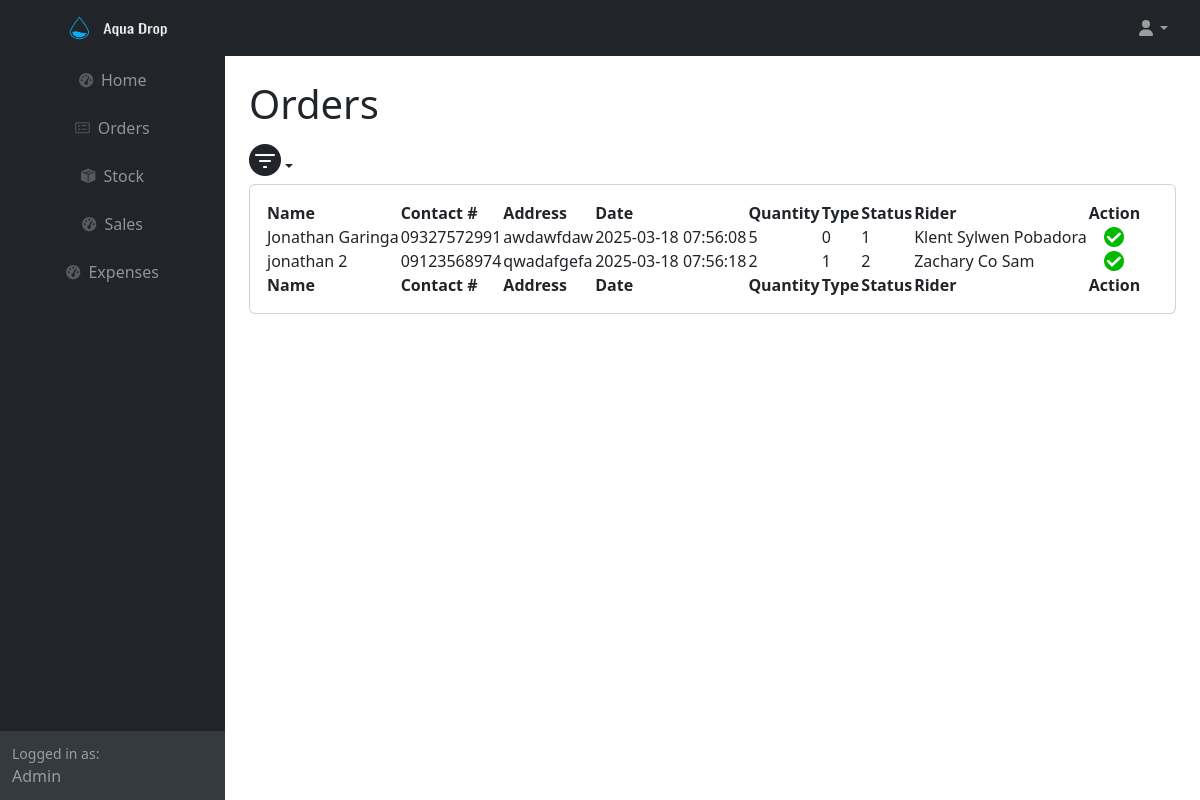
Before: /completed.php (signed in) with the older database file.
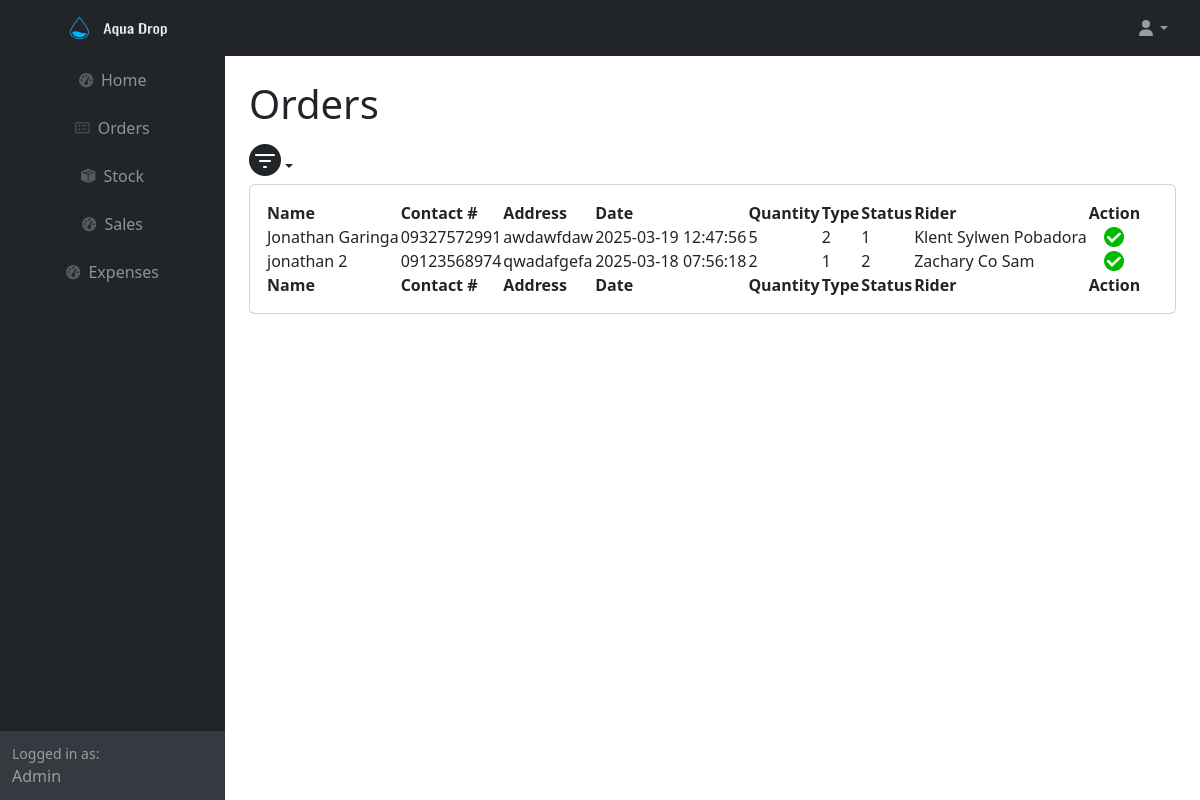
After: the same page with the newer database file.
### tables this page shows
CREATE TABLE IF NOT EXISTS `orders` (
  `order_id` int(11) NOT NULL AUTO_INCREMENT,
  `name` varchar(255) NOT NULL,
  `contact_number` varchar(11) NOT NULL,
  `address` varchar(255) NOT NULL,
  `date` timestamp NOT NULL DEFAULT current_timestamp() ON UPDATE current_timestamp(),
  `quantity` int(11) NOT NULL,
  `payment` decimal(10,2) NOT NULL,
  `type_id` int(11) NOT NULL,
  `status_id` int(11) NOT NULL,
  `rider` varchar(255) NOT NULL,
  PRIMARY KEY (`order_id`)
);

### completed.php (the view, shortened to what the changed rows need)
<?php
	require ('db.php');
	$sql = "SELECT * FROM orders";
    $stmt = $conn->prepare($sql);
    $stmt->execute();
    $data = $stmt->fetchAll(PDO::FETCH_ASSOC);
?>
<html lang="en">
    <head>
        <link rel="stylesheet" href="https://cdn.jsdelivr.net/npm/bootstrap-icons/font/bootstrap-icons.css">
        <link href="https://cdn.jsdelivr.net/npm/simple-datatables@7.1.2/dist/style.min.css" rel="stylesheet" />
        <link href="css/styles.css" rel="stylesheet" />
    </head>
    <body class="sb-nav-fixed">
        <div id="layoutSidenav">
            <div id="layoutSidenav_content">
                <main>
                    <div class="container-fluid px-4">
                        <h1 class="mt-4">Orders</h1>
                        <div class="card mb-4">
                            <div class="card-body">
                                <table id="datatablesSimple">
                                    <thead>
                                        <tr>
                                            <th>Name</th>
                                            <th>Contact #</th>
                                            <th>Address</th>
                                            <th>Date</th>
                                            <th>Quantity</th>
                                            <th>Type</th>
                                             <th>Status</th>
                                             <th>Rider</th>
                                             <th>Action</th>
                                        </tr>
                                    </thead>
                                    <tfoot>
                                        <tr>
                                            <th>Name</th>
                                            <th>Contact #</th>
                                            <th>Address</th>
                                            <th>Date</th>
                                            <th>Quantity</th>
                                            <th>Type</th>
                                            <th>Status</th>
                                            <th>Rider</th>
                                            <th>Action</th>
                                        </tr>
                                    </tfoot>
                                    <tbody>
                                        <?php foreach($data as $row): ?>
                                        <tr>
                                            <td><?php echo $row['name']?></td>
                                            <td><?php echo $row['contact_number']?></td>
                                            <td><?php echo $row['address']?></td>
                                            <td><?php echo $row['date']?></td>
                                            <td><?php echo $row['quantity']?></td>
                                            <td><?php echo $row['type_id']?></td>
                                            <td><?php echo $row['status_id']?></td>
                                            <td><?php echo $row['rider']?></td>
                                            <td class="text-center align-middle">
                                                <img src="icons/check.png" width="20" height="20" class="mx-auto d-block">
                                            </td>
                                        </tr>
                                        <?php endforeach;?>
                                    </tbody>
                                </table>
                            </div>
                        </div>
                    </div>
                </main>
            </div>
        </div>
    </body>
</html>

Changed rows visible on the page:
changed orders "Jonathan Garinga": date "2025-03-18 07:56:08" → "2025-03-19 12:47:56"; type "0" → "2"
